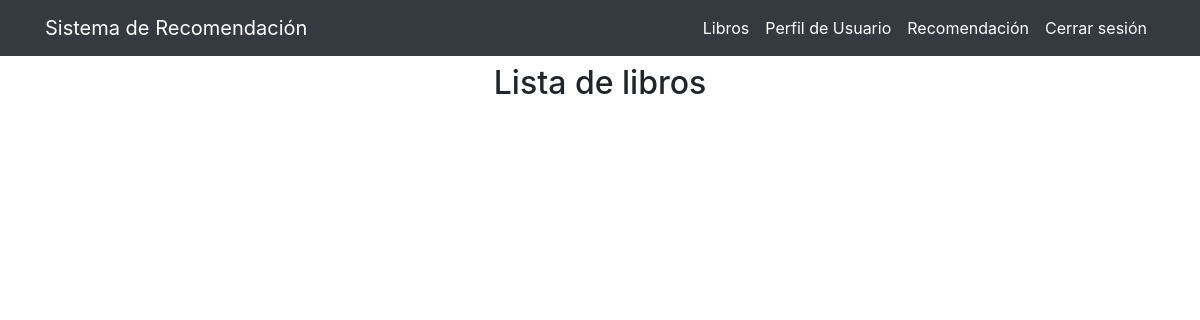
The page /libros/ver_libros/ (signed in) on the database as committed earlier.
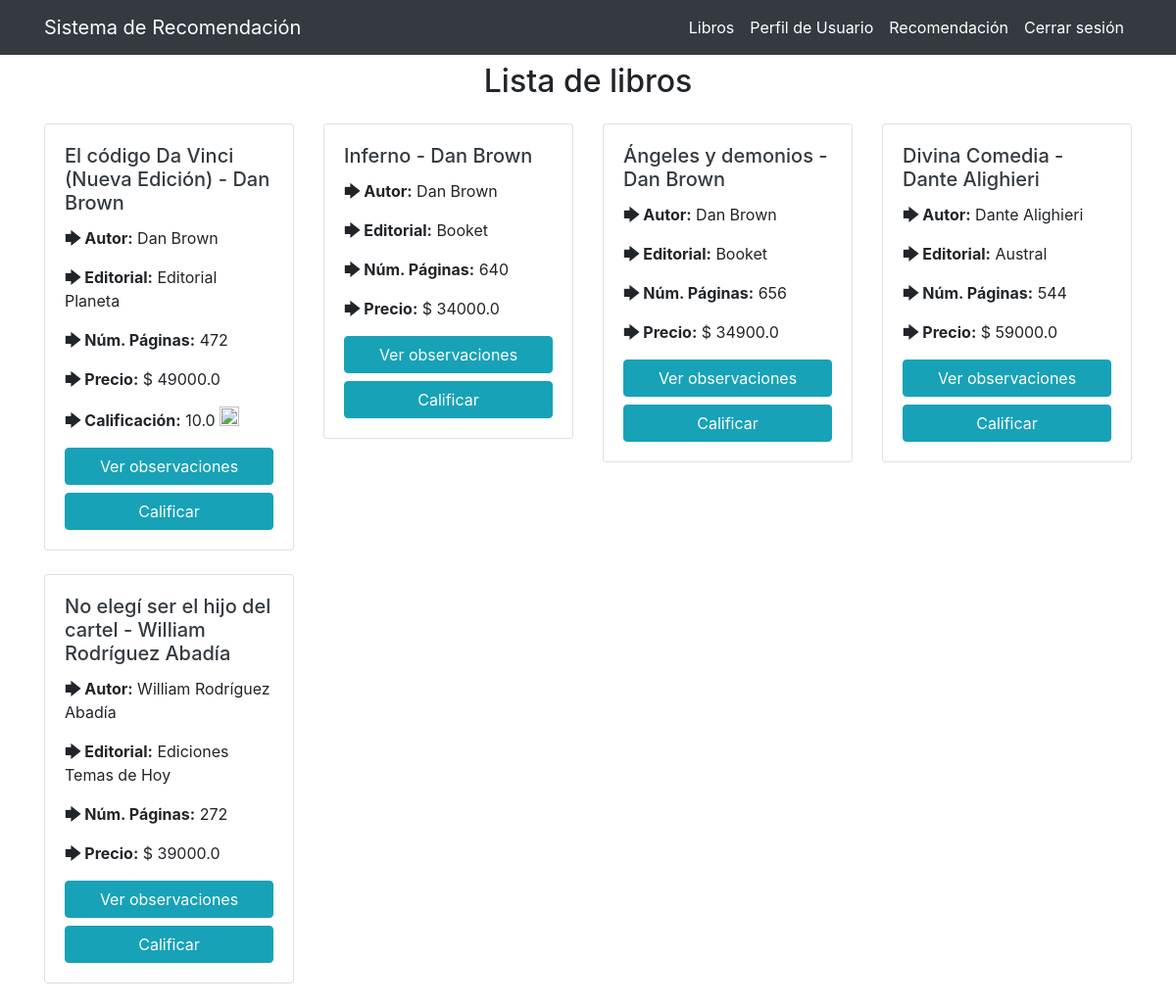
The same page on the database as committed later.
### libros/models.py (models this page shows, shortened)
class Libro(models.Model):
    nombre = models.CharField(max_length=80)
    autor = models.CharField(max_length=80, null=True, blank=True)
    editorial = models.CharField(max_length=100, null=True, blank=True)
    nro_paginas = models.IntegerField(null=True, blank=True)
    precio = models.FloatField(null=True, blank=True)
    url = models.CharField(max_length=500, null=True, blank=True)
    observaciones = models.CharField(max_length=500, null=True, blank=True)
    estado = models.CharField(max_length=50, null=True, blank=True)

class Calificacion(models.Model):
    usuario = models.ForeignKey(User, on_delete=models.PROTECT)
    libro = models.ForeignKey(Libro, on_delete=models.PROTECT)
    puntaje = models.FloatField()

### libros/views.py (the view)
# urls.py: path('ver_libros/', VerLibros.as_view(), name='ver_libros'),
@method_decorator([login_required], name='dispatch')
class VerLibros(ListView):
    model = Libro
    context_object_name = 'libros_list'
    template_name = 'libros/libros.html'
    def get_context_data(self, **kwargs):
        context = super(VerLibros, self).get_context_data(**kwargs)
        context['calificaciones_list'] = Calificacion.objects.all()
        return context

### templates/libros/libros.html (shortened to what this page needs)
{% extends 'base.html' %}
{% block content %}
{% if user.is_authenticated %}
<div class="container mt-3">
    <div class="my-3 row justify-content-center">
        <h2>Lista de libros</h2>
    </div>
    <div class="row">
        {% for libro in libros_list %}
            <div class="col-sm-6 col-md-4 col-lg-3 mb-4">
                <div class="card">
                    <div class="card-body">
                        <a class="text-dark" href="{{ libro.url }}" target="_blank">
                            <h5 class="card-title">{{ libro.nombre }} - {{ libro.autor }}</h5>
                        </a>
                        <p><span class="font-weight-bold">🡆 Autor:</span> {{ libro.autor }}</p>
                        <p><span class="font-weight-bold">🡆 Editorial:</span> {{ libro.editorial }}</p>
                        <p><span class="font-weight-bold">🡆 Núm. Páginas:</span> {{ libro.nro_paginas }}</p>
                        <p><span class="font-weight-bold">🡆 Precio:</span> $ {{ libro.precio }}</p>
                        {% for cal in calificaciones_list %}
                            {% if libro == cal.libro and user == cal.usuario %}
                                <p><span class="font-weight-bold">🡆 Calificación:</span> {{ cal.puntaje }} <a href="{% url 'modificar-calificacion' cal.id %}"> <input type="image" width="20" height="20"  name="botonmodificar" src="https://image.flaticon.com/icons/png/512/61/61776.png"></a></p>
                           {% endif %}
                        {% endfor %}
                        <button
                            type="button"
                            class="btn btn-info btn-block"
                            data-toggle="modal" data-target="#modal{{ libro.id }}"
                            >Ver observaciones
                        </button>
                        <a href="{% url 'crear-calificacion' libro.id %}" class="btn btn-info btn-block" >
                            Calificar
                        </a>
                    </div>
                </div>
            </div>
        {% endfor %}
        </div>
    </div>
{% endif %}
{% endblock content %}

Rows that differ between the two databases and show on the page:
added Libro: nombre "El código Da Vinci (Nueva Edición)", autor "Dan Brown", editorial "Editorial Planeta", nro_paginas "472", precio "49000.0"
added Calificacion: puntaje "10.0"
added Libro: nombre "Inferno", autor "Dan Brown", editorial "Booket", nro_paginas "640", precio "34000.0"
added Libro: nombre "Ángeles y demonios", autor "Dan Brown", editorial "Booket", nro_paginas "656", precio "34900.0"
added Libro: nombre "Divina Comedia", autor "Dante Alighieri", editorial "Austral", nro_paginas "544", precio "59000.0"
added Libro: nombre "No elegí ser el hijo del cartel", autor "William Rodríguez Abadía", editorial "Ediciones Temas de Hoy", nro_paginas "272", precio "39000.0"
